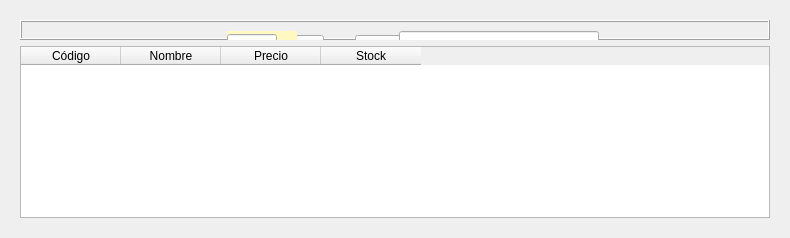
      <widget class="QWidget" name="Productos">
       <attribute name="title">
        <string>Productos</string>
       </attribute>
       <layout class="QGridLayout" name="gridLayout_13">
        <item row="0" column="0">
         <widget class="QWidget" name="productos" native="true">
          <layout class="QGridLayout" name="gridLayout_12">
           <item row="0" column="0">
            <widget class="QFrame" name="frameFormulario_2">
             <property name="sizePolicy">
              <sizepolicy hsizetype="Fixed" vsizetype="Ignored">
               <horstretch>1</horstretch>
               <verstretch>2</verstretch>
              </sizepolicy>
             </property>
             <property name="minimumSize">
              <size>
               <width>400</width>
               <height>20</height>
              </size>
             </property>
             <property name="maximumSize">
              <size>
               <width>2048</width>
               <height>300</height>
              </size>
             </property>
             <property name="layoutDirection">
              <enum>Qt::LeftToRight</enum>
             </property>
             <property name="styleSheet">
              <string notr="true">border-color: rgb(255, 253, 225);</string>
             </property>
             <property name="frameShape">
              <enum>QFrame::Box</enum>
             </property>
             <property name="frameShadow">
              <enum>QFrame::Raised</enum>
             </property>
             <layout class="QGridLayout" name="formulario_3">
              <item row="0" column="2">
               <spacer name="horizontalSpacer_27">
                <property name="orientation">
                 <enum>Qt::Horizontal</enum>
                </property>
                <property name="sizeHint" stdset="0">
                 <size>
                  <width>120</width>
                  <height>20</height>
                 </size>
                </property>
               </spacer>
              </item>
              <item row="0" column="0">
               <spacer name="horizontalSpacer_28">
                <property name="orientation">
                 <enum>Qt::Horizontal</enum>
                </property>
                <property name="sizeHint" stdset="0">
                 <size>
                  <width>120</width>
                  <height>20</height>
                 </size>
                </property>
               </spacer>
              </item>
              <item row="1" column="1">
               <layout class="QHBoxLayout" name="horizontalLayout_3">
                <property name="spacing">
                 <number>1</number>
                </property>
                <property name="sizeConstraint">
                 <enum>QLayout::SetDefaultConstraint</enum>
                </property>
                <item>
                 <spacer name="horizontalSpacer_29">
                  <property name="orientation">
                   <enum>Qt::Horizontal</enum>
                  </property>
                  <property name="sizeHint" stdset="0">
                   <size>
                    <width>40</width>
                    <height>20</height>
                   </size>
                  </property>
                 </spacer>
                </item>
                <item>
                 <widget class="QPushButton" name="btnAnyadir">
                  <property name="minimumSize">
                   <size>
                    <width>75</width>
                    <height>20</height>
                   </size>
                  </property>
                  <property name="maximumSize">
                   <size>
                    <width>80</width>
                    <height>16777215</height>
                   </size>
                  </property>
                  <property name="text">
                   <string>Añadir</string>
                  </property>
                 </widget>
                </item>
                <item>
                 <spacer name="horizontalSpacer_30">
                  <property name="orientation">
                   <enum>Qt::Horizontal</enum>
                  </property>
                  <property name="sizeType">
                   <enum>QSizePolicy::Fixed</enum>
                  </property>
                  <property name="sizeHint" stdset="0">
                   <size>
                    <width>30</width>
                    <height>20</height>
                   </size>
                  </property>
                 </spacer>
                </item>
                <item>
                 <widget class="QPushButton" name="btnMod_2">
                  <property name="minimumSize">
                   <size>
                    <width>75</width>
                    <height>20</height>
                   </size>
                  </property>
                  <property name="maximumSize">
                   <size>
                    <width>80</width>
                    <height>16777215</height>
                   </size>
                  </property>
                  <property name="text">
                   <string>Modificar</string>
                  </property>
                 </widget>
                </item>
                <item>
                 <spacer name="horizontalSpacer_31">
                  <property name="orientation">
                   <enum>Qt::Horizontal</enum>
                  </property>
                  <property name="sizeType">
                   <enum>QSizePolicy::Fixed</enum>
                  </property>
                  <property name="sizeHint" stdset="0">
                   <size>
                    <width>30</width>
                    <height>20</height>
                   </size>
                  </property>
                 </spacer>
                </item>
                <item>
                 <widget class="QPushButton" name="btnEliminar">
                  <property name="minimumSize">
                   <size>
                    <width>75</width>
                    <height>20</height>
                   </size>
                  </property>
                  <property name="maximumSize">
                   <size>
                    <width>80</width>
                    <height>16777215</height>
                   </size>
                  </property>
                  <property name="text">
                   <string>Eliminar</string>
                  </property>
                 </widget>
                </item>
                <item>
                 <spacer name="horizontalSpacer_32">
                  <property name="orientation">
                   <enum>Qt::Horizontal</enum>
                  </property>
                  <property name="sizeHint" stdset="0">
                   <size>
                    <width>40</width>
                    <height>20</height>
                   </size>
                  </property>
                 </spacer>
                </item>
               </layout>
              </item>
              <item row="0" column="1">
               <layout class="QGridLayout" name="gridLayout_5">
                <property name="sizeConstraint">
                 <enum>QLayout::SetMinimumSize</enum>
                </property>
                <item row="0" column="0">
                 <layout class="QGridLayout" name="firstFormulario_2">
                  <item row="0" column="3">
                   <spacer name="horizontalSpacer_33">
                    <property name="orientation">
                     <enum>Qt::Horizontal</enum>
                    </property>
                    <property name="sizeHint" stdset="0">
                     <size>
                      <width>40</width>
                      <height>20</height>
                     </size>
                    </property>
                   </spacer>
                  </item>
                  <item row="0" column="4">
                   <widget class="QLabel" name="lblNombre_3">
                    <property name="text">
                     <string>Nombre: </string>
                    </property>
                   </widget>
                  </item>
                  <item row="0" column="1">
                   <widget class="QLabel" name="lblCodigo_2">
                    <property name="minimumSize">
                     <size>
                      <width>50</width>
                      <height>0</height>
                     </size>
                    </property>
                    <property name="text">
                     <string>Código: </string>
                    </property>
                   </widget>
                  </item>
                  <item row="0" column="7">
                   <spacer name="horizontalSpacer_35">
                    <property name="orientation">
                     <enum>Qt::Horizontal</enum>
                    </property>
                    <property name="sizeHint" stdset="0">
                     <size>
                      <width>40</width>
                      <height>20</height>
                     </size>
                    </property>
                   </spacer>
                  </item>
                  <item row="0" column="2">
                   <widget class="QLabel" name="lblCodBD_2">
                    <property name="minimumSize">
                     <size>
                      <width>70</width>
                      <height>20</height>
                     </size>
                    </property>
                    <property name="maximumSize">
                     <size>
                      <width>70</width>
                      <height>20</height>
                     </size>
                    </property>
                    <property name="styleSheet">
                     <string notr="true">background-color: rgb(255, 248, 192);</string>
                    </property>
                    <property name="text">
                     <string/>
                    </property>
                    <property name="alignment">
                     <set>Qt::AlignCenter</set>
                    </property>
                   </widget>
                  </item>
                  <item row="0" column="0">
                   <spacer name="horizontalSpacer_36">
                    <property name="orientation">
                     <enum>Qt::Horizontal</enum>
                    </property>
                    <property name="sizeType">
                     <enum>QSizePolicy::Fixed</enum>
                    </property>
                    <property name="sizeHint" stdset="0">
                     <size>
                      <width>20</width>
                      <height>20</height>
                     </size>
                    </property>
                   </spacer>
                  </item>
                  <item row="0" column="5">
                   <widget class="QLineEdit" name="txtNombre_2">
                    <property name="minimumSize">
                     <size>
                      <width>200</width>
                      <height>20</height>
                     </size>
                    </property>
                    <property name="maximumSize">
                     <size>
                      <width>200</width>
                      <height>20</height>
                     </size>
                    </property>
                    <property name="whatsThis">
                     <string>&lt;html&gt;&lt;head/&gt;&lt;body&gt;&lt;p&gt;&lt;span style=&quot; font-weight:400;&quot;&gt;Introducir DNI&lt;/span&gt;&lt;/p&gt;&lt;/body&gt;&lt;/html&gt;</string>
                    </property>
                    <property name="alignment">
                     <set>Qt::AlignCenter</set>
                    </property>
                   </widget>
                  </item>
                 </layout>
                </item>
                <item row="1" column="0">
                 <spacer name="verticalSpacer_4">
                  <property name="orientation">
                   <enum>Qt::Vertical</enum>
                  </property>
                  <property name="sizeType">
                   <enum>QSizePolicy::Fixed</enum>
                  </property>
                  <property name="sizeHint" stdset="0">
                   <size>
                    <width>20</width>
                    <height>15</height>
                   </size>
                  </property>
                 </spacer>
                </item>
                <item row="2" column="0">
                 <layout class="QGridLayout" name="gridLayout_8">
                  <property name="sizeConstraint">
                   <enum>QLayout::SetMaximumSize</enum>
                  </property>
                  <item row="0" column="3">
                   <spacer name="horizontalSpacer_38">
                    <property name="orientation">
                     <enum>Qt::Horizontal</enum>
                    </property>
                    <property name="sizeHint" stdset="0">
                     <size>
                      <width>40</width>
                      <height>20</height>
                     </size>
                    </property>
                   </spacer>
                  </item>
                  <item row="0" column="6">
                   <spacer name="horizontalSpacer_37">
                    <property name="orientation">
                     <enum>Qt::Horizontal</enum>
                    </property>
                    <property name="sizeHint" stdset="0">
                     <size>
                      <width>40</width>
                      <height>20</height>
                     </size>
                    </property>
                   </spacer>
                  </item>
                  <item row="0" column="4">
                   <widget class="QLabel" name="lblStock">
                    <property name="text">
                     <string>Stock: </string>
                    </property>
                   </widget>
                  </item>
                  <item row="0" column="1">
                   <widget class="QLabel" name="lblPrecio">
                    <property name="minimumSize">
                     <size>
                      <width>50</width>
                      <height>0</height>
                     </size>
                    </property>
                    <property name="text">
                     <string>Precio: </string>
                    </property>
                   </widget>
                  </item>
                  <item row="0" column="0">
                   <spacer name="horizontalSpacer_39">
                    <property name="orientation">
                     <enum>Qt::Horizontal</enum>
                    </property>
                    <property name="sizeType">
                     <enum>QSizePolicy::Fixed</enum>
                    </property>
                    <property name="sizeHint" stdset="0">
                     <size>
                      <width>20</width>
                      <height>20</height>
                     </size>
                    </property>
                   </spacer>
                  </item>
                  <item row="0" column="2">
                   <widget class="QLineEdit" name="txtPrecio">
                    <property name="minimumSize">
                     <size>
                      <width>50</width>
                      <height>20</height>
                     </size>
                    </property>
                    <property name="maximumSize">
                     <size>
                      <width>50</width>
                      <height>16777215</height>
                     </size>
                    </property>
                    <property name="cursorPosition">
                     <number>0</number>
                    </property>
                   </widget>
                  </item>
                  <item row="0" column="5">
                   <widget class="QSpinBox" name="spinStock"/>
                  </item>
                 </layout>
                </item>
                <item row="3" column="0">
                 <spacer name="verticalSpacer_5">
                  <property name="orientation">
                   <enum>Qt::Vertical</enum>
                  </property>
                  <property name="sizeType">
                   <enum>QSizePolicy::Fixed</enum>
                  </property>
                  <property name="sizeHint" stdset="0">
                   <size>
                    <width>13</width>
                    <height>13</height>
                   </size>
                  </property>
                 </spacer>
                </item>
               </layout>
              </item>
             </layout>
            </widget>
           </item>
           <item row="1" column="0">
            <widget class="QTableWidget" name="tableProductos">
             <property name="editTriggers">
              <set>QAbstractItemView::NoEditTriggers</set>
             </property>
             <property name="alternatingRowColors">
              <bool>true</bool>
             </property>
             <property name="selectionBehavior">
              <enum>QAbstractItemView::SelectRows</enum>
             </property>
             <attribute name="verticalHeaderVisible">
              <bool>false</bool>
             </attribute>
             <column>
              <property name="text">
               <string>Código</string>
              </property>
             </column>
             <column>
              <property name="text">
               <string>Nombre</string>
              </property>
             </column>
             <column>
              <property name="text">
               <string>Precio</string>
              </property>
             </column>
             <column>
              <property name="text">
               <string>Stock</string>
              </property>
             </column>
            </widget>
           </item>
          </layout>
         </widget>
        </item>
       </layout>
      </widget>
